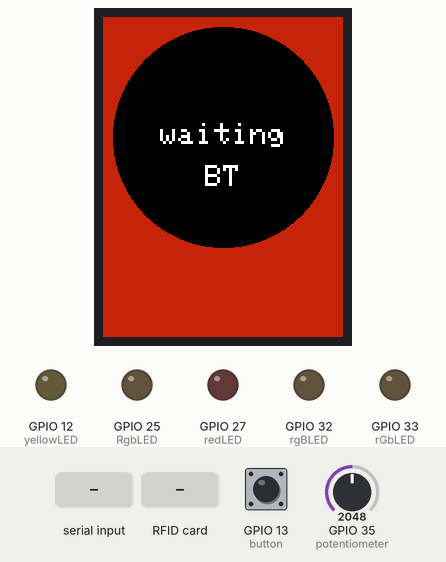
Bench run of a program on a simulated ESP32. Shown: 240×320 colour display, output pins drawn as LEDs (lit = HIGH). The inputs (shaded band) are chosen by the test bench; at power-on: GPIO 13 (button) LOW, GPIO 35 (potentiometer) = 2048. Nothing arrives over Bluetooth unless stated; what the program prints to the serial monitor is not drawn.

Above: at 2.6 s.
2.7 s: "BT-Connection\n" received over the second serial link
At 3.2 s:
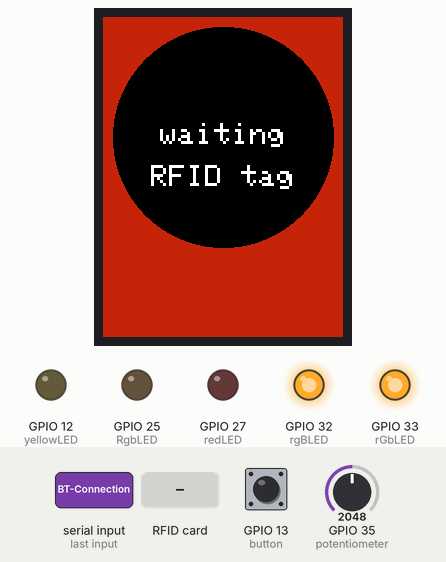
4.3 s: RFID card 5E 7A 19 C4 held to the reader
At 5.6 s:
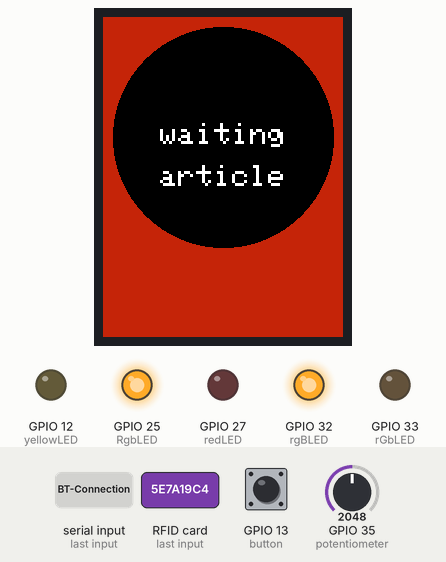
5.9 s: "1\n" received over the second serial link
At 6.9 s:
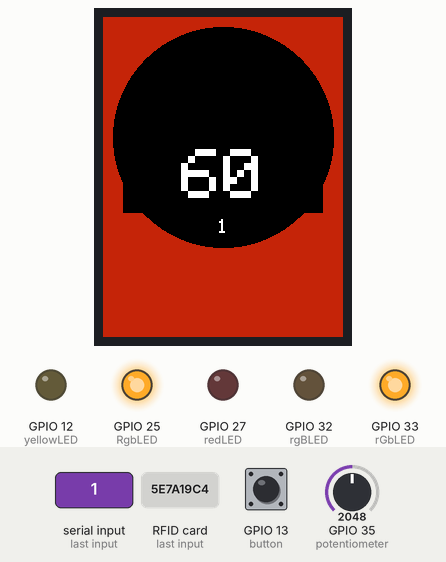
7.7 s: GPIO 13 (button) pulled HIGH for 3.2 s
At 9.2 s:
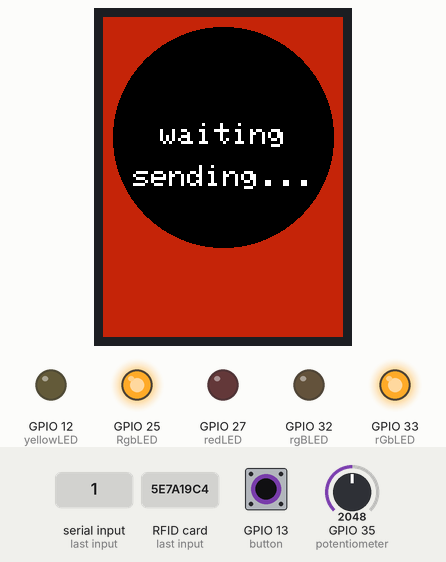
12.4 s: "Value received\n" received over the second serial link
At 13.3 s:
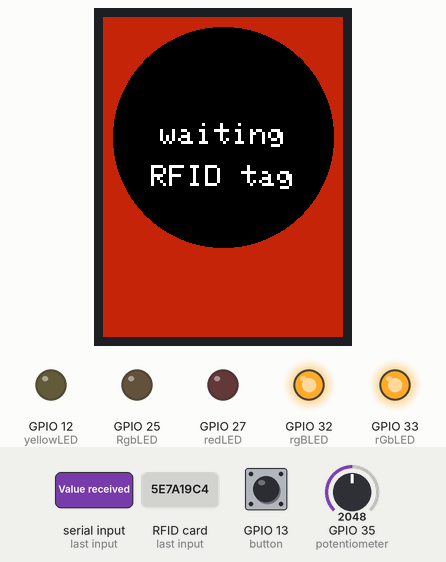
14.0 s: GPIO 13 (button) pulled HIGH for 0.15 s
At 14.1 s:
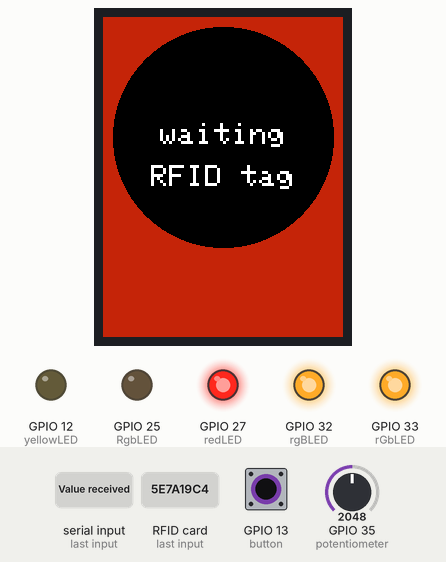
Timing chart, 0 to 16.6 s (numbered marks = the images above; inputs shaded):
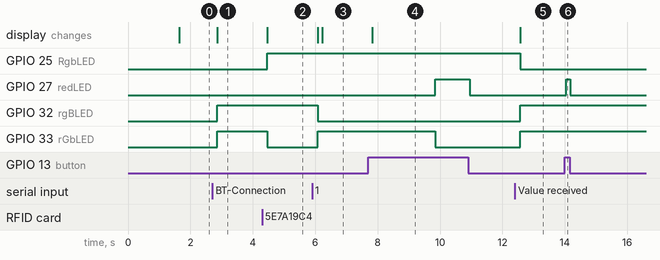

The program:

main.cpp
```cpp
#include "Config.h"
#include "BluetoothHandler.h"
#include "RFIDHandler.h"
#include "DisplayHandler.h"
#include "InputHandler.h"
#include "Utils.h"

#include "SerialANSI.h"

// Variables
String device_name = "ESP32-BT-ReFillIt";
int state = 0; // initialize state to waiting rfid tag

void setup() {
  // Initialize Serial, Bluetooth, LED, and RFID
  Serial.begin(9600);

  Serial.println();
  SerialTitle("=== Welcome to ReFillIt ===");
  Serial.println();
  SerialInfo("An IoT school project for effortless restocking using RFID.");
  SerialInfo("Tap. Select Quantity. Confirm.");
  Serial.println();

  initBluetooth(device_name);
  initRFID(SS_PIN, RST_PIN);
  initDisplay();
  initInputs();

  Serial.println();
  SerialSuccess("RefillIt is now ready to use!");

  displayState("BT");
  while (state==0){
    handleBluetoothCommands();
    handleLED();
    delay(100);
  }
}

int potentiometerValue;

void loop() {
  potentiometerValue = -1;
  while (state == 10){
    handleRFIDScan();
    handleLED();
    delay(100);
  }
  while (state == 20){
    handleBluetoothCommands();
    handleLED();
    delay(100);
  }
  while (state == 30){
    potentiometerValue = handlePotentiometerReading(potentiometerValue);
    handleButton(potentiometerValue);
    handleRFIDScan();
    handleLED();
    delay(100);
  }

  while (state == 40){
    handleBluetoothCommands();
    handleLED();
    delay(100);
  }

  delay(100);  // Small delay to avoid flooding the loop
}
```

BluetoothHandler.h
```cpp
#pragma one
#include "Arduino.h"

void initBluetooth(String device_name);
void handleBluetoothCommands();
void sendRFIDUID(String uid);
void sendValue(int value);
```

DisplayHandler.h
```cpp
#pragma one
#include "Arduino.h"

void initDisplay();
void displayValue(int value);
void displayName(String name);
void displayState(String name);
void resetScreen();
```

InputHandler.h
```cpp
#pragma once
#include "Arduino.h"

void initInputs();
int handlePotentiometerReading(int prevValue);
void handleButton(int value);
void handleLED();
void setRGBColor(int red, int green, int blue);
```

RFIDHandler.h
```cpp
#pragma one
#include "Arduino.h"

void initRFID(byte ss_pin, byte rst_pin);
void handleRFIDScan();
String getRFIDUID();
```

Utils.h
```cpp
#pragma once

void printHex(byte *buffer, byte bufferSize);
```

BluetoothHandler.cpp
```cpp
#include "BluetoothHandler.h"
#include "BluetoothSerial.h"
#include "DisplayHandler.h"

#include "SerialANSI.h"
#include "Utils.h"
#include "Config.h"

BluetoothSerial SerialBT;

void initBluetooth(String device_name) {
  SerialBT.begin(device_name);
  Serial.print(SerialFAINT);
  Serial.printf("The device with name \"%s\" is started.\nNow you can pair it with Bluetooth!\n", device_name.c_str());
  Serial.print(SerialRESET);
}


// Handles Bluetooth Commands from the python software
void handleBluetoothCommands() {
  if (SerialBT.available()) {
    String receivedCommand = SerialBT.readStringUntil('\n');  // Read incoming Bluetooth serial data
    receivedCommand.trim();  // Remove any extra spaces or newlines

    if(receivedCommand == "BT-Connection"){
        state = 10;
        displayState("RFID tag");
    }else if(receivedCommand == "Value received"){
        state = 10;
        displayState("RFID tag");
    }else{
        displayName(receivedCommand);
        state = 30;
    }
  }
}

// Send the RFID tag UID to the Bluetooth-connected device.
void sendRFIDUID(String uid) {
  SerialBT.print("RFID UID: ");
  SerialBT.println(uid);  // Send the UID via Bluetooth
  Serial.println(uid);    // Also print to the serial monitor
}

void sendValue(int value) {
    SerialBT.print("Value: ");
    SerialBT.println(value);  // Send the UID via Bluetooth
}
```

DisplayHandler.cpp
```cpp
#include "DisplayHandler.h"
#include <TFT_eSPI.h>
#include "Config.h"

#include "SerialANSI.h"


// TFT display
TFT_eSPI tft = TFT_eSPI();  // Invoke library, pins defined in User_Setup.h

// fonts
int numberFont = 9;
int itemFont = 2;
int stateFont = 3;

// Setup the TFT screen
void initDisplay() {
  tft.init();
  tft.setRotation(0);

  tft.fillScreen(TFT_BORDEAU);

  tft.fillCircle(120, 120, 110, TFT_BLACK);

  tft.setTextColor(TFT_WHITE);

  tft.setTextSize(4);

  tft.setTextDatum(MC_DATUM);
  tft.drawString("ReFillIt", tft.width()/2, tft.height()/2);
  SerialLog("screen ready");
  delay(1000);
}


// Update the TFT screen with the mapped potentiometer value
void displayValue(int value) {
  // Draw a rectangle to hide the previous number
  int rectWidth = 200;
  int rectX = (tft.width()-rectWidth)/2;
  int rectY = (tft.height()-numberFont*8)/2;
  tft.fillRect(rectX, rectY, rectWidth, numberFont*8, TFT_BLACK);

  // Print the mapped value
  tft.setTextSize(numberFont);
  tft.setTextDatum(MC_DATUM);
  tft.drawString(String(value), tft.width()/2, tft.height()/2);
}

void displayName(String name) {
    int offsetCenter = (numberFont/2 + itemFont/2)*8 + 10;
    resetScreen();
  // Print the mapped value
  tft.setTextSize(itemFont);
  tft.setTextDatum(MC_DATUM);
  tft.drawString(name, tft.width()/2, tft.height()/2+offsetCenter);
}

void displayState(String name){
    resetScreen();

  // Print the mapped value
  tft.setTextSize(stateFont);
  tft.setTextDatum(MC_DATUM);
  tft.drawString(name, tft.width()/2, tft.height()/2);
  tft.drawString("waiting", tft.width()/2, tft.height()/2-stateFont*8/2-30);

}

void resetScreen(){
  tft.fillScreen(TFT_BORDEAU);

  tft.fillCircle(120, 120, 110, TFT_BLACK);
}
```

InputHandler.cpp
```cpp
#include "InputHandler.h"
#include "Config.h"
#include "BluetoothHandler.h"
#include "DisplayHandler.h"

void initInputs() {
    // Initialize PINS
    pinMode(button, INPUT);
    pinMode(potentiometer, INPUT);
    pinMode(yellowLED, OUTPUT);
    pinMode(redLED, OUTPUT);
    pinMode(RgbLED, OUTPUT);
    pinMode(rGbLED, OUTPUT);
    pinMode(rgBLED, OUTPUT);
}

// Handles the potentiometer reading and updates the TFT screen
int handlePotentiometerReading(int prevValue) {
  // Read potentiometer value (ESP32: range from 0 to 4095)
  int potValue = analogRead(potentiometer);
  int mappedValue;

  // Map the analog value to custom ranges
  if (potValue <= 1365) {
    // Region 1: Map to values between 1 and 10
    mappedValue = map(potValue, 0, 1365, 1, 10);
    // Optionally, round to the nearest integer
    mappedValue = constrain(mappedValue, 1, 10);
  }
  else if (potValue <= 2730) {
    // Region 2: Map to values between 10 and 100, step of 10 (10, 20, 30, ... 100)
    mappedValue = map(potValue, 1366, 2730, 10, 100);
    mappedValue = ((mappedValue + 5) / 10) * 10;  // Ensure step of 10
    mappedValue = constrain(mappedValue, 10, 100);
  }
  else {
    // Region 3: Map to values between 100 and 1000, step of 100 (100, 200, 300, ... 1000)
    mappedValue = map(potValue, 2731, 4095, 100, 1000);
    mappedValue = ((mappedValue + 50) / 100) * 100;  // Ensure step of 100
    mappedValue = constrain(mappedValue, 100, 1000);
  }

  // Only update the screen if the mapped value has changed
  if (mappedValue != prevValue) {
    // Serial.print("Potentiometer Value: ");
    // Serial.print(potValue);
    // Serial.print(" => Mapped Value: ");
    // Serial.println(mappedValue);

    // Update the screen with the new mapped value
    displayValue(mappedValue);
  }
  return mappedValue;
}

bool prevPress;
void handleButton(int value){
    if (digitalRead(button) && !prevPress){
      prevPress  = true;
      sendValue(value);
      state = 40;
      displayState("sending...");
      delay(2000);
    }
    if (!digitalRead(button)){
        prevPress = false;
    }
};

void handleLED(){
    if (digitalRead(button)){
      digitalWrite(redLED, HIGH);
    }else{
      digitalWrite(redLED, LOW);
    }

    if(state==10){
      setRGBColor(255, 0, 0);
    }
    if(state==20){
      setRGBColor(0, 255, 0);
    }if(state==30){
      setRGBColor(0, 0, 255);
    }if(state==40){
      setRGBColor(0, 255, 255);
    }
}

void setRGBColor(int redValue, int greenValue, int blueValue) {
  // Ensure values are within 0-255
  redValue = constrain(redValue, 0, 255);
  greenValue = constrain(greenValue, 0, 255);
  blueValue = constrain(blueValue, 0, 255);

  if(redValue==0){
    digitalWrite(RgbLED, HIGH);
  }else{
    digitalWrite(RgbLED, LOW);
  }
  if(greenValue==0){
    digitalWrite(rGbLED, HIGH);
  }else{
    digitalWrite(rGbLED, LOW);
  }
  if(blueValue==0){
    digitalWrite(rgBLED, HIGH);
  }else{
    digitalWrite(rgBLED, LOW);
  }
}
```

RFIDHandler.cpp
```cpp
#include "RFIDHandler.h"
#include <MFRC522.h>
#include "BluetoothHandler.h"
#include "Config.h"
#include "SerialANSI.h"
#include "Utils.h"
#include "DisplayHandler.h"

MFRC522 rfid(SS_PIN, RST_PIN);
MFRC522::MIFARE_Key key;
byte nuidPICC[4];  // Stores the NUID of the RFID tag

void initRFID(byte ss_pin, byte rst_pin) {
  // Initialize RFID reader
  SPI.begin();  // Init SPI bus
  rfid.PCD_Init();  // Init MFRC522
  for (byte i = 0; i < 6; i++) {
    key.keyByte[i] = 0xFF;  // Default key value for RFID
  }
  SerialLog("RFID scanner READY");
}

// Handles RFID tag scanning and sending UID via Bluetooth
void handleRFIDScan() {
  if (rfid.PICC_IsNewCardPresent() && rfid.PICC_ReadCardSerial()) {
    Serial.println(F("RFID Tag detected."));
    sendRFIDUID(getRFIDUID());  // Send the RFID tag UID via Bluetooth
    rfid.PICC_HaltA();  // Halt PICC
    rfid.PCD_StopCrypto1();  // Stop encryption on PCD

    state = 20;
    displayState("article");
  }
}

String getRFIDUID(){
  Serial.print(F("The NUID tag is: "));
  Serial.print(F("In hex: "));
  printHex(rfid.uid.uidByte, rfid.uid.size);
  Serial.println();

  // Convert the UID to a string and send via Bluetooth
  String uidStr = "";
  for (byte i = 0; i < rfid.uid.size; i++) {
    uidStr += String(rfid.uid.uidByte[i], HEX);
    if (i != rfid.uid.size - 1) {
      uidStr += ":";
    }
  }
    return uidStr;
}
```

Utils.cpp
```cpp
#include "Arduino.h"
#include "Utils.h"

void printHex(byte *buffer, byte bufferSize) {
  for (byte i = 0; i < bufferSize; i++) {
    Serial.print(buffer[i] < 0x10 ? " 0" : " ");
    Serial.print(buffer[i], HEX);
  }
}
```

Config.h
```cpp
#pragma one
#include "Arduino.h"

// Define the pins
#define button 13
#define potentiometer 35
#define yellowLED 12
#define redLED 27
#define RgbLED 25
#define rGbLED 33
#define rgBLED 32

// RFID
#define SS_PIN 5
#define RST_PIN 16

// color for the screen
#define TFT_BORDEAU 0xC121

// State variable :
// 0 = waiting for bluetooth connection,
// 10 = waiting for rfid scan,
// 20 = waiting for rfid tag name,
// 30 = waiting for number selection,
// 40 = waiting for confirmation.
extern int state;
```

Measured:
- after the input at 2.7 s, GPIO 32 (rgBLED), GPIO 33 (rGbLED): LOW → HIGH after 0.16 s; the display: changes after 0.16 s (image 1)
- after the input at 4.3 s, GPIO 25 (RgbLED): LOW → HIGH after 0.17 s; GPIO 33 (rGbLED): HIGH → LOW after 0.17 s; the display: changes after 0.17 s (image 2)
- after the input at 5.9 s, GPIO 32 (rgBLED): HIGH → LOW after 0.18 s; GPIO 33 (rGbLED): LOW → HIGH after 0.18 s; the display: first changes after 0.18 s (image 3 shows a later state)
- after the input at 7.7 s, GPIO 27 (redLED): LOW → HIGH after 2.1 s, → LOW 1.1 s later; GPIO 33 (rGbLED): HIGH → LOW after 2.1 s; the display: changes after 0.12 s (image 4)
- after the input at 12.4 s, GPIO 25 (RgbLED): HIGH → LOW after 0.17 s; GPIO 32 (rgBLED), GPIO 33 (rGbLED): LOW → HIGH after 0.17 s; the display: changes after 0.17 s (image 5)
- after the input at 14.0 s, GPIO 27 (redLED): LOW → HIGH after 0.05 s, → LOW 0.13 s later
